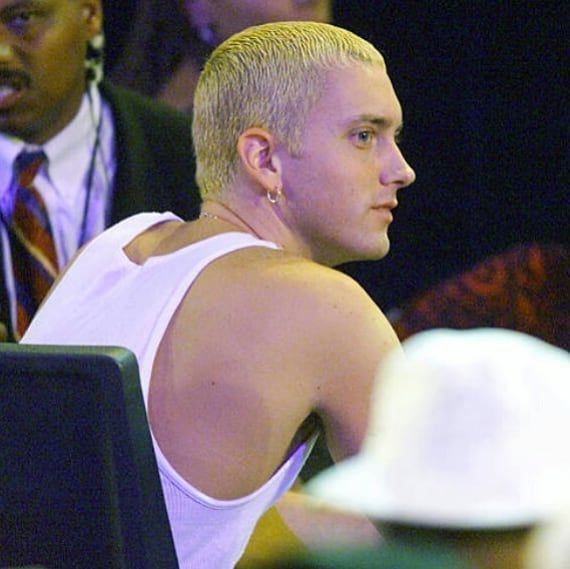
#> input picture Images/Eminem/-hxhE8Rg.jpg, 570 x 569 px, found by its file name; its folder holds 4 pictures in this run
$ jupyter execute date_reterival.ipynb
#> lines starting #> are read from the running program, lines starting #| are printed output that depends on the picture
[cell 1]
import sys
import cv2 as cv
import matplotlib.pyplot as plt
import os

[cell 2]
def load_images_from_folder(folder):
    images = []
    for file_name in os.listdir(folder):
        img = cv.imread(os.path.join(folder, file_name))
#> img is the input picture: shape (569, 570, 3); mean B, G, R 111.7, 109, 119.7
        if img is not None:
            images.append(img)
    return images

[cell 3]
images = load_images_from_folder("C:\Vishnu\semester Files\Machine learning\project\Images\Eminem")
for img in range(len(images)):
    images[img] = cv.cvtColor(images[img],cv.COLOR_BGR2GRAY)
    plt.imshow(images[img],cmap='gray')
    plt.show()
#> this loop made 4 passes
#> pass 1, `plt.show()`:
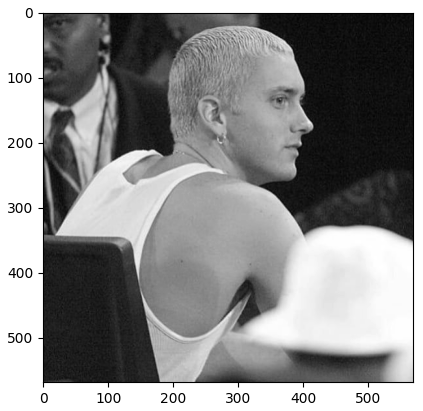
#> figure drawn by matplotlib, 1 panel
#> pass 2, `plt.show()`:
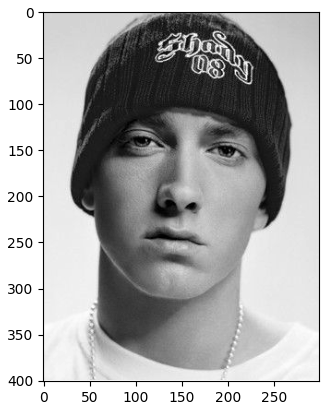
#> figure drawn by matplotlib, 1 panel

[cell 4]
face_classifier = cv.CascadeClassifier('C:\Vishnu\semester Files\Machine learning\project\haarcascades\haarcascade_frontalface_alt.xml')
faces = []
for img in images:
    temp = face_classifier.detectMultiScale(img, 1.0485258, 6)
    print(temp)
    faces.append(temp)

import numpy as np
# faces = np.array(faces)
# print(faces)

[cell 5]
final_img = []
shapes =[]
for index in range(len(images)):
    # print(index)
    # print(faces[index])
    if faces[index] is None :
        print("No faces found")
    for (x,y,w,h) in faces[index]:
        cv.rectangle(images[index], (x,y), (x+w,y+h), (127,0,255), 2)
        # cv.imshow('Face Detection', images[index])
        img_new = images[index][y:y+h,x:x+w]
        final_img.append(img_new)

        print(np.shape(img_new))
        # plt.imshow(img_new)
        # plt.show()
        cv.waitKey(0)
final_img = np.array(final_img,dtype=object)
print(final_img)
